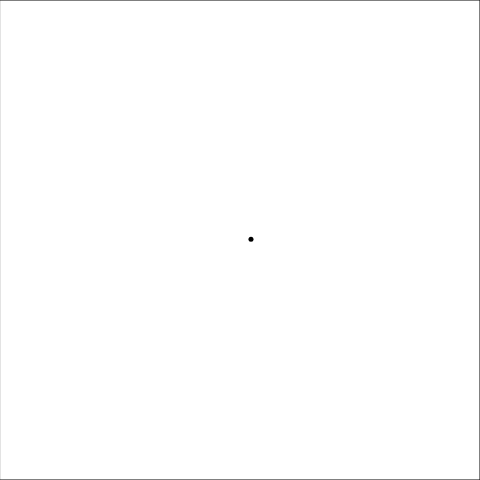
Frame 1 (no input)
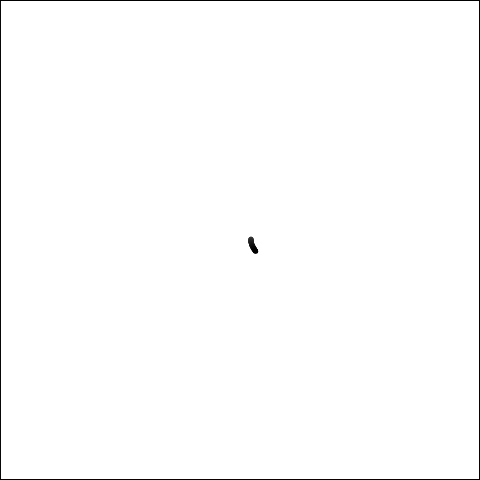
Frame 60 (no input)
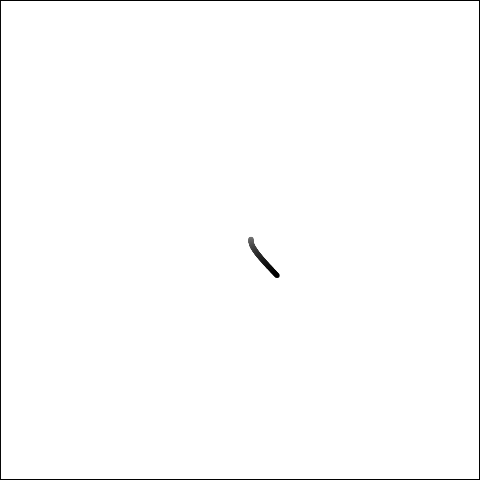
Frame 120 (the mouse pressed at the canvas centre since frame 60)

The p5.js sketch that drew these frames (run headless with seeded random() and noise() and a simulated clock; from frame 60 on, the mouse is pressed at the canvas centre):

// p5.js sketch
// ── sketch.js
var x,y;

var lastTime = 0;

// 函数setup() ：准备阶段
function setup() 
{
	createCanvas(480,480);
	
	x = 11;
	y = -1;
	lastTime = getTime();
	//lastTime = 0.0;
}

// 函数draw()：作画阶段
function draw() {
	fill(255,1);
	rect(0,0,width,height);

	var tNow = getTime(); // 当前时刻
	var dt = tNow - lastTime; // 时差

	var dx = y * dt;
	var dy = x * dt;

	x += dx;
	y += dy;

	push();
	translate(width/2,height/2);
	translate(x,y);
	scale(50,50);
	fill(0);// 填充白色
	noStroke();
	ellipse(0,0,0.1,0.1); // 画圆形
	pop();

	lastTime = tNow;// 记录时刻
}


function getTime()
{
	return millis()/1000;
}
